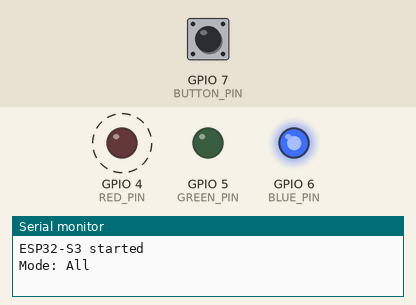
Bench run of a program on a simulated ESP32-S3. Shown: output pins drawn as LEDs (lit = HIGH), the last lines printed to the serial monitor. Dashed ring = blinking. The test bench sets the inputs (shaded band); at power-on: GPIO 7 (BUTTON_PIN) HIGH.

Above: at 1.27 s.
1.3 s: GPIO 7 (BUTTON_PIN) pulled LOW for 0.15 s
At 1.5 s:
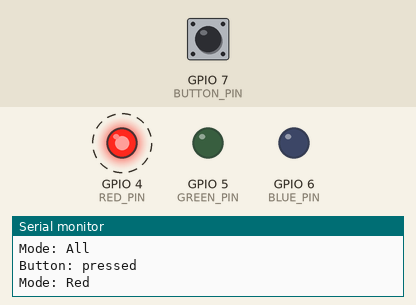
4.3 s: GPIO 7 (BUTTON_PIN) pulled LOW for 1 s
At 5.09 s:
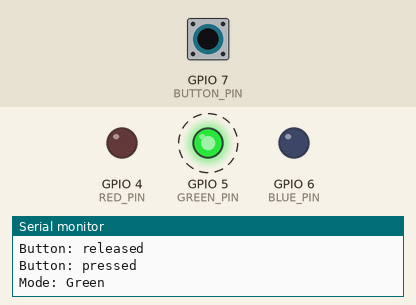
7.3 s: GPIO 7 (BUTTON_PIN) pulsed LOW 2 times (0.12 s each, 0.3 s apart)
At 9.54 s:
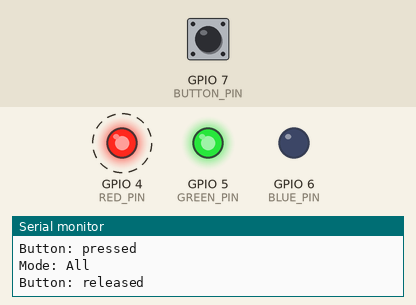
10.7 s: GPIO 7 (BUTTON_PIN) pulled LOW for 3.2 s
At 10.94 s:
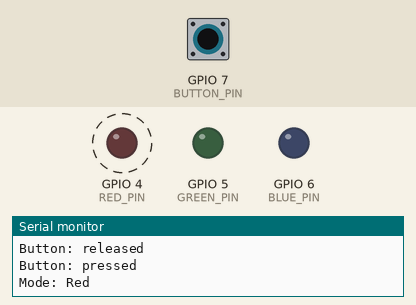
Timing chart, 0 to 16.4 s (numbered marks = the images above; inputs shaded):
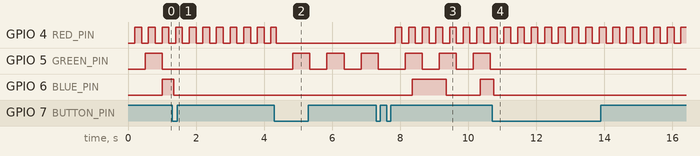

Measured:
- after the input at 1.3 s, GPIO 5 (GREEN_PIN): stops changing and stays LOW
- after the input at 4.3 s, GPIO 5 (GREEN_PIN): alternates HIGH for 0.50 s and LOW for 0.50 s, starting after 0.55 s
- after the input at 7.3 s, GPIO 4 (RED_PIN): alternates HIGH for 0.20 s and LOW for 0.20 s, starting after 0.55 s; GPIO 6 (BLUE_PIN): LOW → HIGH after 1.0 s, → LOW 1.0 s later, → HIGH 1.0 s later
- after the input at 10.7 s, GPIO 5 (GREEN_PIN): stops changing and stays LOW

The program:

main.cpp
```cpp
#include <Arduino.h>

// ---------- Піни ----------

constexpr uint8_t RED_PIN = 4;
constexpr uint8_t GREEN_PIN = 5;
constexpr uint8_t BLUE_PIN = 6;
constexpr uint8_t BUTTON_PIN = 7;

// ---------- Інтервали, мс ----------

constexpr uint32_t RED_INTERVAL = 200;
constexpr uint32_t GREEN_INTERVAL = 500;
constexpr uint32_t BLUE_INTERVAL = 1000;
constexpr uint32_t DEBOUNCE_INTERVAL = 50;

// ---------- Режими ----------

enum class Mode {
    All,
    Red,
    Green,
    Blue
};

Mode currentMode = Mode::All;

// ---------- Стани світлодіодів ----------

bool redState = false;
bool greenState = false;
bool blueState = false;

// ---------- Таймери світлодіодів ----------

uint32_t redPreviousMillis = 0;
uint32_t greenPreviousMillis = 0;
uint32_t bluePreviousMillis = 0;

// ---------- Кнопка ----------

int previousReading = HIGH;
int stableButtonState = HIGH;

uint32_t lastButtonChange = 0;

// ---------- Перемикання режиму ----------

void nextMode() {
    switch (currentMode) {
        case Mode::All:
            currentMode = Mode::Red;
            Serial.println("Mode: Red");
            break;

        case Mode::Red:
            currentMode = Mode::Green;
            Serial.println("Mode: Green");
            break;

        case Mode::Green:
            currentMode = Mode::Blue;
            Serial.println("Mode: Blue");
            break;

        case Mode::Blue:
            currentMode = Mode::All;
            Serial.println("Mode: All");
            break;
    }
}

// ---------- Перевірка кнопки ----------

void updateButton(uint32_t now) {
    int reading = digitalRead(BUTTON_PIN);

    // Кожна зміна сигналу починає відлік заново
    if (reading != previousReading) {
        lastButtonChange = now;
        previousReading = reading;
    }

    // Приймаємо стан лише після 50 мс без змін
    if (now - lastButtonChange >= DEBOUNCE_INTERVAL) {
        if (reading != stableButtonState) {
            stableButtonState = reading;

            // Перемикаємо режим тільки при натисканні
            if (stableButtonState == LOW) {
                Serial.println("Button: pressed");
                nextMode();
            }
            else {
                Serial.println("Button: released");
            }
        }
    }
}

// ---------- Початкові налаштування ----------

void setup() {
    Serial.begin(115200);

    pinMode(RED_PIN, OUTPUT);
    pinMode(GREEN_PIN, OUTPUT);
    pinMode(BLUE_PIN, OUTPUT);

    digitalWrite(RED_PIN, LOW);
    digitalWrite(GREEN_PIN, LOW);
    digitalWrite(BLUE_PIN, LOW);

    pinMode(BUTTON_PIN, INPUT_PULLUP);

    Serial.println("ESP32-S3 started");
    Serial.println("Mode: All");
}

// ---------- Головний цикл ----------

void loop() {
    uint32_t now = millis();

    updateButton(now);

    // ---------- Червоний ----------

    if (currentMode == Mode::All || currentMode == Mode::Red) {
        if (now - redPreviousMillis >= RED_INTERVAL) {
            redPreviousMillis = now;
            redState = !redState;
            digitalWrite(RED_PIN, redState);
        }
    } else {
        redState = false;
        digitalWrite(RED_PIN, LOW);
        redPreviousMillis = now;
    }

    // ---------- Зелений ----------

    if (currentMode == Mode::All || currentMode == Mode::Green) {
        if (now - greenPreviousMillis >= GREEN_INTERVAL) {
            greenPreviousMillis = now;
            greenState = !greenState;
            digitalWrite(GREEN_PIN, greenState);
        }
    } else {
        greenState = false;
        digitalWrite(GREEN_PIN, LOW);
        greenPreviousMillis = now;
    }

    // ---------- Синій ----------

    if (currentMode == Mode::All || currentMode == Mode::Blue) {
        if (now - bluePreviousMillis >= BLUE_INTERVAL) {
            bluePreviousMillis = now;
            blueState = !blueState;
            digitalWrite(BLUE_PIN, blueState);
        }
    } else {
        blueState = false;
        digitalWrite(BLUE_PIN, LOW);
        bluePreviousMillis = now;
    }
}
```
